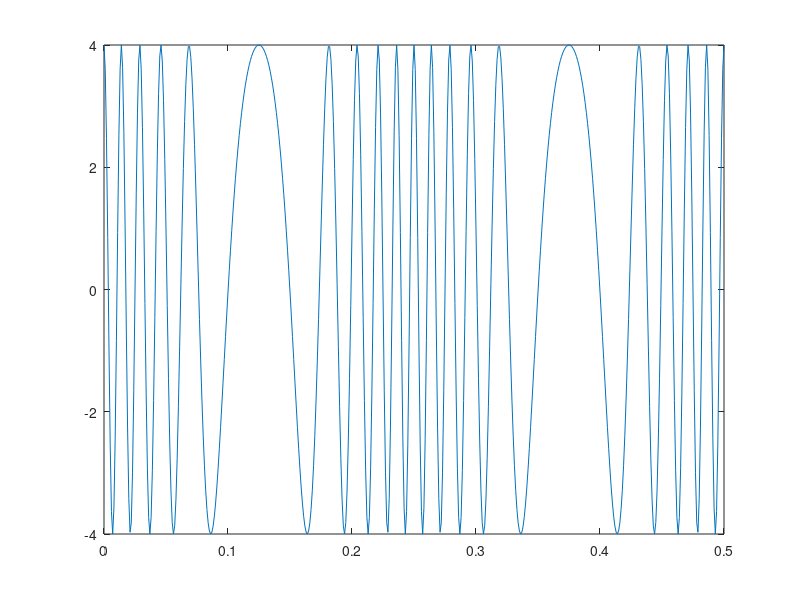

Reproduce this figure in MATLAB.
clear all;
clc;

t=0:0.001:0.5;
m=4*cos(2*pi*4*t);
c=4*cos(2*pi*40*t);
s=4*cos(2*pi*40*t+8*sin(2*pi*4*t));
plot(t,s);
